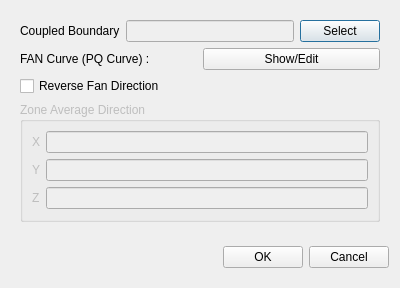
<?xml version="1.0" encoding="UTF-8"?>
<ui version="4.0">
 <class>FanDialog</class>
 <widget class="QDialog" name="FanDialog">
  <property name="geometry">
   <rect>
    <x>0</x>
    <y>0</y>
    <width>400</width>
    <height>288</height>
   </rect>
  </property>
  <property name="minimumSize">
   <size>
    <width>400</width>
    <height>0</height>
   </size>
  </property>
  <property name="windowTitle">
   <string>Fan Boundary Condition</string>
  </property>
  <layout class="QVBoxLayout" name="verticalLayout_2">
   <item>
    <widget class="QWidget" name="dialogConetns" native="true">
     <layout class="QVBoxLayout" name="verticalLayout">
      <property name="leftMargin">
       <number>0</number>
      </property>
      <property name="topMargin">
       <number>0</number>
      </property>
      <property name="rightMargin">
       <number>0</number>
      </property>
      <property name="bottomMargin">
       <number>0</number>
      </property>
      <item>
       <widget class="QWidget" name="widget" native="true">
        <layout class="QVBoxLayout" name="verticalLayout_3">
         <item>
          <layout class="QHBoxLayout" name="horizontalLayout">
           <item>
            <widget class="QLabel" name="label_2">
             <property name="text">
              <string>Coupled Boundary</string>
             </property>
            </widget>
           </item>
           <item>
            <widget class="QLineEdit" name="coupledBoundary">
             <property name="enabled">
              <bool>false</bool>
             </property>
            </widget>
           </item>
           <item>
            <widget class="QPushButton" name="coupledBoundarySelect">
             <property name="text">
              <string>Select</string>
             </property>
            </widget>
           </item>
          </layout>
         </item>
         <item>
          <layout class="QHBoxLayout" name="horizontalLayout_2">
           <item>
            <widget class="QLabel" name="label">
             <property name="text">
              <string>FAN Curve (PQ Curve) :</string>
             </property>
            </widget>
           </item>
           <item>
            <widget class="QPushButton" name="editFanCurve">
             <property name="text">
              <string>Show/Edit</string>
             </property>
            </widget>
           </item>
          </layout>
         </item>
         <item>
          <widget class="QCheckBox" name="reverseFanDirection">
           <property name="text">
            <string>Reverse Fan Direction</string>
           </property>
          </widget>
         </item>
         <item>
          <widget class="QGroupBox" name="groupBox">
           <property name="enabled">
            <bool>false</bool>
           </property>
           <property name="title">
            <string>Zone Average Direction</string>
           </property>
           <layout class="QFormLayout" name="formLayout">
            <item row="0" column="0">
             <widget class="QLabel" name="label_3">
              <property name="text">
               <string>X</string>
              </property>
             </widget>
            </item>
            <item row="0" column="1">
             <widget class="QLineEdit" name="zoneAverageDirectionX"/>
            </item>
            <item row="1" column="0">
             <widget class="QLabel" name="label_4">
              <property name="text">
               <string>Y</string>
              </property>
             </widget>
            </item>
            <item row="1" column="1">
             <widget class="QLineEdit" name="zoneAverageDirectionY"/>
            </item>
            <item row="2" column="0">
             <widget class="QLabel" name="label_5">
              <property name="text">
               <string>Z</string>
              </property>
             </widget>
            </item>
            <item row="2" column="1">
             <widget class="QLineEdit" name="zoneAverageDirectionZ"/>
            </item>
           </layout>
          </widget>
         </item>
        </layout>
       </widget>
      </item>
     </layout>
    </widget>
   </item>
   <item>
    <widget class="QWidget" name="widget_4" native="true">
     <property name="sizePolicy">
      <sizepolicy hsizetype="Preferred" vsizetype="Fixed">
       <horstretch>0</horstretch>
       <verstretch>0</verstretch>
      </sizepolicy>
     </property>
     <layout class="QHBoxLayout" name="horizontalLayout_5">
      <property name="rightMargin">
       <number>0</number>
      </property>
      <item>
       <spacer name="horizontalSpacer">
        <property name="orientation">
         <enum>Qt::Horizontal</enum>
        </property>
        <property name="sizeHint" stdset="0">
         <size>
          <width>40</width>
          <height>20</height>
         </size>
        </property>
       </spacer>
      </item>
      <item>
       <widget class="QPushButton" name="ok">
        <property name="text">
         <string>OK</string>
        </property>
       </widget>
      </item>
      <item>
       <widget class="QPushButton" name="cancel">
        <property name="text">
         <string>Cancel</string>
        </property>
       </widget>
      </item>
     </layout>
    </widget>
   </item>
  </layout>
 </widget>
 <resources/>
 <connections/>
</ui>
